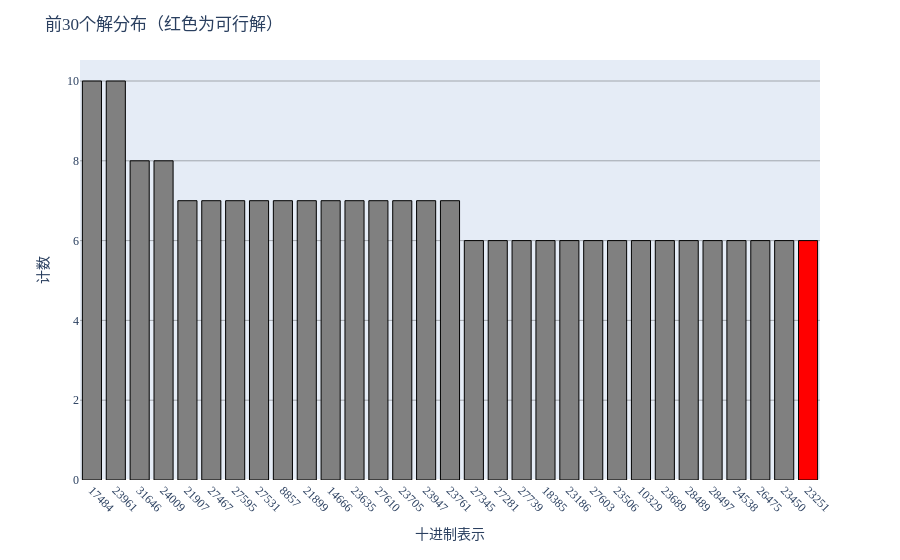
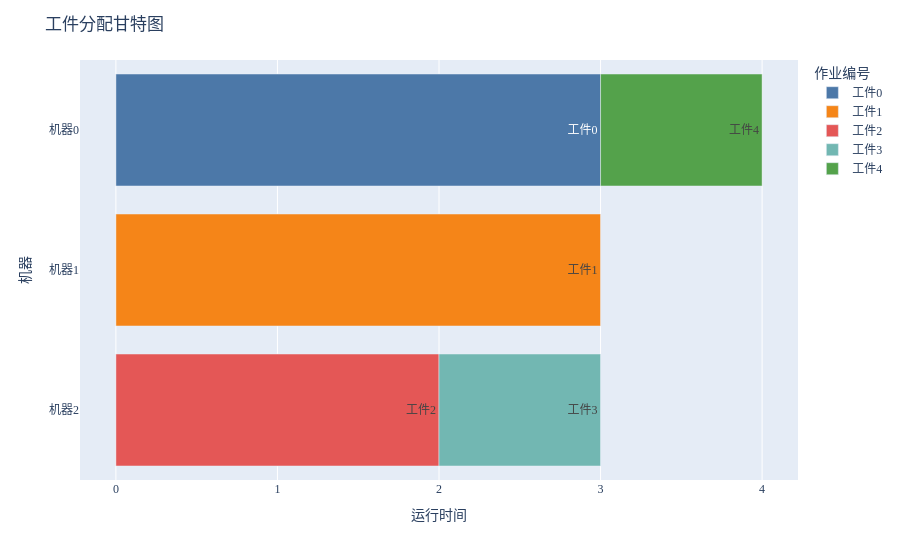

The cell these charts' notebook holds for them, in order:
### Code cell
# 将量子测量得到的 counts（bitstring -> 计数）按计数从大到小排序，
# 然后再用 invert_counts 把 bitstring 反转，得到新的 sorted_dict
sorted_dict = invert_counts(
    dict(sorted(counts.items(), key=lambda item: item[1], reverse=True))
)

# 建一个字典，key 换成十进制表示，value 保持计数不变
decimal_counts = {}
for item, count in sorted_dict.items():
    # item 是二进制字符串，转换成十进制整数，再转为字符串作为 key
    decimal_number = str(int(item, 2))
    decimal_counts[decimal_number] = count

# 取前 30 个解（按计数排序后的前 30 个）
keys = list(decimal_counts.keys())[:30]      # 十进制解（字符串）
values = list(decimal_counts.values())[:30]  # 对应的计数

# 把这前 30 个十进制解还原回固定长度的二进制串，用于判断可行性
binary_solutions = []
for dec_str in keys:
    dec_val = int(dec_str)                       # 转回 int
    bin_str = bin(dec_val)[2:].zfill(n*m)        # 去掉 '0b'，按 n*m 位补零
    binary_solutions.append(bin_str)

# 颜色列表，用于画柱状图（区分可行解 / 不可行解）
colors = []
# 记录第一个找到的可行解，用于后面画甘特图
feasible_solution_for_gantt = None

# 遍历每个二进制解，检查是否是可行调度（每个作业段恰有一个 '1'）
for bin_str in binary_solutions:
    if is_feasible(bin_str, n, m):
        # 可行解标记为红色
        colors.append('red')
        # 保存第一个可行解，给后面绘制甘特图使用
        if feasible_solution_for_gantt is None:
            feasible_solution_for_gantt = bin_str
    else:
        # 不可行解标记为灰色
        colors.append('grey')

# 确保经典启发式得到的解 classical_decimal 也展示在柱状图中
if str(classical_decimal) not in keys:
    # 如果 classical_decimal 不在前30解中，就把它插到第一个位置
    # 这里借用当前 decimal_counts 的第一个 value 作为一个”占位“计数值
    classical_value = list(decimal_counts.values())[0]
    keys.insert(0, str(classical_decimal))      # 十进制编码插入到开头
    values.insert(0, classical_value)          # 对应的计数插入到开头
    binary_solutions.insert(0, classical_bitstring)  # 插入它对应的二进制解
    colors.append('red')                       # 把它视作可行解，用红色表示
    if feasible_solution_for_gantt is None:
        # 如果之前还没有可行解，就用经典解做甘特图
        feasible_solution_for_gantt = classical_bitstring

# -------------------- 绘图部分 --------------------

# 如果找到了至少一个可行解，则绘制柱状图与甘特图
if feasible_solution_for_gantt is not None:
    # 绘制解的分布柱状图（keys 为十进制解，values 为计数，colors 区分可行性）
    plot_bar_chart(keys, values, colors)
    # 绘制甘特图，这里使用经典启发式的解 classical_bitstring 作为调度方案
    plot_gantt_chart(classical_bitstring, n, m, inst_L)
else:
    # 如果前 30 个解以及 classical 解都不可行，则给出提示
    print("No feasible solution found.")

# 记录并打印从 start 到现在的总运行时间
end2 = time.process_time()
print("运行时间:", end2 - start)

### Figure 1 — Plotly figure (JSON) as saved in the notebook; plotly's stock layout.template omitted (floating-point values rounded to 4 significant figures)
{"data": [{"alignmentgroup": "True", "hovertemplate": "keys=%{x}<br>values=%{y}<extra></extra>", "legendgroup": "", "marker": {"color": ["grey", "grey", "grey", "grey", "grey", "grey", "grey", "grey", "grey", "grey", "grey", "grey", "grey", "grey", "grey", "grey", "grey", "grey", "grey", "grey", "grey", "grey", "grey", "grey", "grey", "grey", "grey", "grey", "grey", "grey", "red"], "line": {"color": "black", "width": 1}, "pattern": {"shape": ""}}, "name": "", "offsetgroup": "", "orientation": "v", "showlegend": false, "textposition": "auto", "type": "bar", "x": ["17484", "23961", "31646", "24009", "21907", "27467", "27595", "27531", "8857", "21899", "14666", "23635", "27610", "23705", "23947", "23761", "27345", "27281", "27739", "18385", "23186", "27603", "23506", "10329", "23689", "28489", "28497", "24538", "26475", "23450", "23251"], "xaxis": "x", "y": [10, 10, 8, 8, 7, 7, 7, 7, 7, 7, 7, 7, 7, 7, 7, 7, 6, 6, 6, 6, 6, 6, 6, 6, 6, 6, 6, 6, 6, 6, 6], "yaxis": "y"}], "layout": {"barmode": "relative", "font": {"family": "SimHei", "size": 12}, "legend": {"tracegroupgap": 0}, "margin": {"t": 60}, "title": {"text": "前30个解分布（红色为可行解）"}, "xaxis": {"anchor": "y", "domain": [0, 1], "tickangle": 45, "title": {"text": "十进制表示"}}, "yaxis": {"anchor": "x", "domain": [0, 1], "gridcolor": "rgba(0,0,0,0.3)", "gridwidth": 1, "showgrid": true, "title": {"text": "计数"}}}}

### Figure 2 — Plotly figure (JSON) as saved in the notebook; plotly's stock layout.template omitted (floating-point values rounded to 4 significant figures)
{"data": [{"alignmentgroup": "True", "base": ["2025-11-27T00:00:00"], "hovertemplate": "Task=%{text}<br>Start=%{base}<br>Finish=%{x}<br>Resource=%{y}<extra></extra>", "legendgroup": "工件0", "marker": {"color": "#4C78A8", "pattern": {"shape": ""}}, "name": "工件0", "offsetgroup": "工件0", "orientation": "h", "showlegend": true, "text": ["工件0"], "textposition": "auto", "type": "bar", "x": [10800000], "xaxis": "x", "y": ["机器0"], "yaxis": "y"}, {"alignmentgroup": "True", "base": ["2025-11-27T00:00:00"], "hovertemplate": "Task=%{text}<br>Start=%{base}<br>Finish=%{x}<br>Resource=%{y}<extra></extra>", "legendgroup": "工件1", "marker": {"color": "#F58518", "pattern": {"shape": ""}}, "name": "工件1", "offsetgroup": "工件1", "orientation": "h", "showlegend": true, "text": ["工件1"], "textposition": "auto", "type": "bar", "x": [10800000], "xaxis": "x", "y": ["机器1"], "yaxis": "y"}, {"alignmentgroup": "True", "base": ["2025-11-27T00:00:00"], "hovertemplate": "Task=%{text}<br>Start=%{base}<br>Finish=%{x}<br>Resource=%{y}<extra></extra>", "legendgroup": "工件2", "marker": {"color": "#E45756", "pattern": {"shape": ""}}, "name": "工件2", "offsetgroup": "工件2", "orientation": "h", "showlegend": true, "text": ["工件2"], "textposition": "auto", "type": "bar", "x": [7200000], "xaxis": "x", "y": ["机器2"], "yaxis": "y"}, {"alignmentgroup": "True", "base": ["2025-11-27T02:00:00"], "hovertemplate": "Task=%{text}<br>Start=%{base}<br>Finish=%{x}<br>Resource=%{y}<extra></extra>", "legendgroup": "工件3", "marker": {"color": "#72B7B2", "pattern": {"shape": ""}}, "name": "工件3", "offsetgroup": "工件3", "orientation": "h", "showlegend": true, "text": ["工件3"], "textposition": "auto", "type": "bar", "x": [3600000], "xaxis": "x", "y": ["机器2"], "yaxis": "y"}, {"alignmentgroup": "True", "base": ["2025-11-27T03:00:00"], "hovertemplate": "Task=%{text}<br>Start=%{base}<br>Finish=%{x}<br>Resource=%{y}<extra></extra>", "legendgroup": "工件4", "marker": {"color": "#54A24B", "pattern": {"shape": ""}}, "name": "工件4", "offsetgroup": "工件4", "orientation": "h", "showlegend": true, "text": ["工件4"], "textposition": "auto", "type": "bar", "x": [3600000], "xaxis": "x", "y": ["机器0"], "yaxis": "y"}], "layout": {"barmode": "overlay", "font": {"family": "SimHei", "size": 12}, "legend": {"title": {"text": "作业编号"}, "tracegroupgap": 0}, "margin": {"t": 60}, "title": {"text": "工件分配甘特图"}, "xaxis": {"anchor": "y", "domain": [0, 1], "ticktext": ["0", "1", "2", "3", "4"], "tickvals": ["2025-11-27T00:00:00", "2025-11-27T01:00:00", "2025-11-27T02:00:00", "2025-11-27T03:00:00", "2025-11-27T04:00:00"], "title": {"text": "运行时间"}, "type": "date"}, "yaxis": {"anchor": "x", "autorange": "reversed", "domain": [0, 1], "title": {"text": "机器"}}}}
